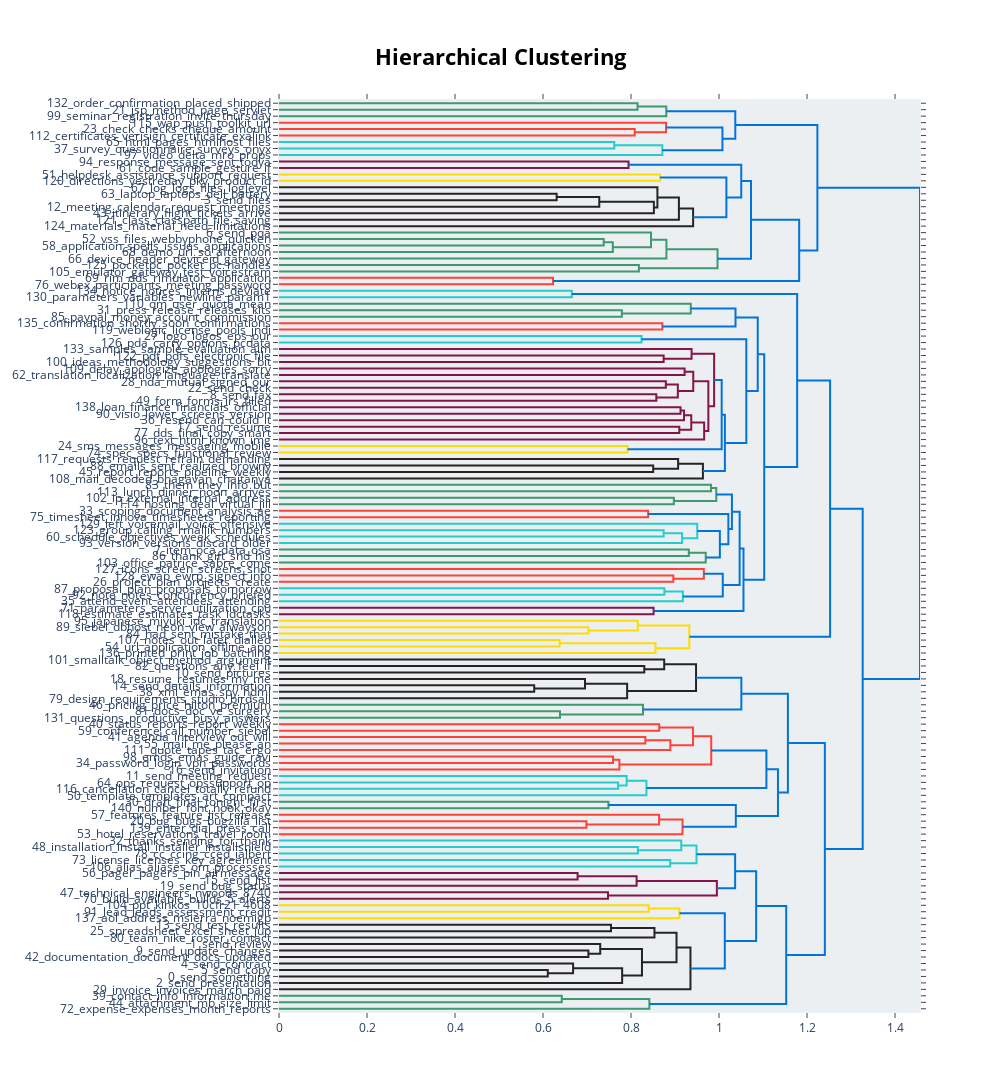

Notebook source saved alongside this figure:
### Code cell
topic_model.visualize_hierarchy(custom_labels=True)

### Figure 1 — Plotly figure (JSON) as saved in the notebook; plotly's stock layout.template omitted (floating-point values rounded to 4 significant figures; data arrays with more than 128 entries replaced by an {"elided": "..."} marker saying what was removed)
{"data": [{"hoverinfo": "text", "marker": {"color": "rgb(61,153,112)"}, "mode": "lines", "type": "scatter", "x": [0, 0.8148, 0.8148, 0], "xaxis": "x", "y": [-5, -5, -15, -15], "yaxis": "y"}, {"hoverinfo": "text", "marker": {"color": "rgb(61,153,112)"}, "mode": "lines", "type": "scatter", "x": [0.8148, 0.8802, 0.8802, 0], "xaxis": "x", "y": [-10, -10, -25, -25], "yaxis": "y"}, {"hoverinfo": "text", "marker": {"color": "rgb(255,65,54)"}, "mode": "lines", "type": "scatter", "x": [0, 0.8083, 0.8083, 0], "xaxis": "x", "y": [-45, -45, -55, -55], "yaxis": "y"}, {"hoverinfo": "text", "marker": {"color": "rgb(255,65,54)"}, "mode": "lines", "type": "scatter", "x": [0, 0.8797, 0.8797, 0.8083], "xaxis": "x", "y": [-35, -35, -50, -50], "yaxis": "y"}, {"hoverinfo": "text", "marker": {"color": "rgb(35,205,205)"}, "mode": "lines", "type": "scatter", "x": [0, 0.762, 0.762, 0], "xaxis": "x", "y": [-65, -65, -75, -75], "yaxis": "y"}, {"hoverinfo": "text", "marker": {"color": "rgb(35,205,205)"}, "mode": "lines", "type": "scatter", "x": [0.762, 0.8712, 0.8712, 0], "xaxis": "x", "y": [-70, -70, -85, -85], "yaxis": "y"}, {"hoverinfo": "text", "marker": {"color": "rgb(0,116,217)"}, "mode": "lines", "type": "scatter", "x": [0.8797, 1.008, 1.008, 0.8712], "xaxis": "x", "y": [-42.5, -42.5, -77.5, -77.5], "yaxis": "y"}, {"hoverinfo": "text", "marker": {"color": "rgb(0,116,217)"}, "mode": "lines", "type": "scatter", "x": [0.8802, 1.037, 1.037, 1.008], "xaxis": "x", "y": [-17.5, -17.5, -60, -60], "yaxis": "y"}, {"hoverinfo": "text", "marker": {"color": "rgb(133,20,75)"}, "mode": "lines", "type": "scatter", "x": [0, 0.7944, 0.7944, 0], "xaxis": "x", "y": [-95, -95, -105, -105], "yaxis": "y"}, {"hoverinfo": "text", "marker": {"color": "rgb(255,220,0)"}, "mode": "lines", "type": "scatter", "x": [0, 0.8657, 0.8657, 0], "xaxis": "x", "y": [-115, -115, -125, -125], "yaxis": "y"}, {"hoverinfo": "text", "marker": {"color": "rgb(40,35,35)"}, "mode": "lines", "type": "scatter", "x": [0, 0.631, 0.631, 0], "xaxis": "x", "y": [-145, -145, -155, -155], "yaxis": "y"}, {"hoverinfo": "text", "marker": {"color": "rgb(40,35,35)"}, "mode": "lines", "type": "scatter", "x": [0.631, 0.7279, 0.7279, 0], "xaxis": "x", "y": [-150, -150, -165, -165], "yaxis": "y"}, {"hoverinfo": "text", "marker": {"color": "rgb(40,35,35)"}, "mode": "lines", "type": "scatter", "x": [0.7279, 0.852, 0.852, 0], "xaxis": "x", "y": [-157.5, -157.5, -175, -175], "yaxis": "y"}, {"hoverinfo": "text", "marker": {"color": "rgb(40,35,35)"}, "mode": "lines", "type": "scatter", "x": [0, 0.86, 0.86, 0.852], "xaxis": "x", "y": [-135, -135, -166.2, -166.2], "yaxis": "y"}, {"hoverinfo": "text", "marker": {"color": "rgb(40,35,35)"}, "mode": "lines", "type": "scatter", "x": [0.86, 0.9088, 0.9088, 0], "xaxis": "x", "y": [-150.6, -150.6, -185, -185], "yaxis": "y"}, {"hoverinfo": "text", "marker": {"color": "rgb(40,35,35)"}, "mode": "lines", "type": "scatter", "x": [0.9088, 0.9411, 0.9411, 0], "xaxis": "x", "y": [-167.8, -167.8, -195, -195], "yaxis": "y"}, {"hoverinfo": "text", "marker": {"color": "rgb(0,116,217)"}, "mode": "lines", "type": "scatter", "x": [0.8657, 1.017, 1.017, 0.9411], "xaxis": "x", "y": [-120, -120, -181.4, -181.4], "yaxis": "y"}, {"hoverinfo": "text", "marker": {"color": "rgb(0,116,217)"}, "mode": "lines", "type": "scatter", "x": [0.7944, 1.051, 1.051, 1.017], "xaxis": "x", "y": [-100, -100, -150.7, -150.7], "yaxis": "y"}, {"hoverinfo": "text", "marker": {"color": "rgb(61,153,112)"}, "mode": "lines", "type": "scatter", "x": [0, 0.738, 0.738, 0], "xaxis": "x", "y": [-215, -215, -225, -225], "yaxis": "y"}, {"hoverinfo": "text", "marker": {"color": "rgb(61,153,112)"}, "mode": "lines", "type": "scatter", "x": [0.738, 0.7586, 0.7586, 0], "xaxis": "x", "y": [-220, -220, -235, -235], "yaxis": "y"}, {"hoverinfo": "text", "marker": {"color": "rgb(61,153,112)"}, "mode": "lines", "type": "scatter", "x": [0, 0.8455, 0.8455, 0.7586], "xaxis": "x", "y": [-205, -205, -227.5, -227.5], "yaxis": "y"}, {"hoverinfo": "text", "marker": {"color": "rgb(61,153,112)"}, "mode": "lines", "type": "scatter", "x": [0.8455, 0.8805, 0.8805, 0], "xaxis": "x", "y": [-216.2, -216.2, -245, -245], "yaxis": "y"}, {"hoverinfo": "text", "marker": {"color": "rgb(61,153,112)"}, "mode": "lines", "type": "scatter", "x": [0, 0.8179, 0.8179, 0], "xaxis": "x", "y": [-255, -255, -265, -265], "yaxis": "y"}, {"hoverinfo": "text", "marker": {"color": "rgb(61,153,112)"}, "mode": "lines", "type": "scatter", "x": [0.8805, 0.9966, 0.9966, 0.8179], "xaxis": "x", "y": [-230.6, -230.6, -260, -260], "yaxis": "y"}, {"hoverinfo": "text", "marker": {"color": "rgb(0,116,217)"}, "mode": "lines", "type": "scatter", "x": [1.051, 1.073, 1.073, 0.9966], "xaxis": "x", "y": [-125.4, -125.4, -245.3, -245.3], "yaxis": "y"}, {"hoverinfo": "text", "marker": {"color": "rgb(255,65,54)"}, "mode": "lines", "type": "scatter", "x": [0, 0.6229, 0.6229, 0], "xaxis": "x", "y": [-275, -275, -285, -285], "yaxis": "y"}, {"hoverinfo": "text", "marker": {"color": "rgb(0,116,217)"}, "mode": "lines", "type": "scatter", "x": [1.073, 1.182, 1.182, 0.6229], "xaxis": "x", "y": [-185.3, -185.3, -280, -280], "yaxis": "y"}, {"hoverinfo": "text", "marker": {"color": "rgb(0,116,217)"}, "mode": "lines", "type": "scatter", "x": [1.037, 1.224, 1.224, 1.182], "xaxis": "x", "y": [-38.75, -38.75, -232.7, -232.7], "yaxis": "y"}, {"hoverinfo": "text", "marker": {"color": "rgb(35,205,205)"}, "mode": "lines", "type": "scatter", "x": [0, 0.6655, 0.6655, 0], "xaxis": "x", "y": [-295, -295, -305, -305], "yaxis": "y"}, {"hoverinfo": "text", "marker": {"color": "rgb(61,153,112)"}, "mode": "lines", "type": "scatter", "x": [0, 0.7792, 0.7792, 0], "xaxis": "x", "y": [-325, -325, -335, -335], "yaxis": "y"}, {"hoverinfo": "text", "marker": {"color": "rgb(61,153,112)"}, "mode": "lines", "type": "scatter", "x": [0, 0.9358, 0.9358, 0.7792], "xaxis": "x", "y": [-315, -315, -330, -330], "yaxis": "y"}, {"hoverinfo": "text", "marker": {"color": "rgb(255,65,54)"}, "mode": "lines", "type": "scatter", "x": [0, 0.8713, 0.8713, 0], "xaxis": "x", "y": [-345, -345, -355, -355], "yaxis": "y"}, {"hoverinfo": "text", "marker": {"color": "rgb(0,116,217)"}, "mode": "lines", "type": "scatter", "x": [0.9358, 1.037, 1.037, 0.8713], "xaxis": "x", "y": [-322.5, -322.5, -350, -350], "yaxis": "y"}, {"hoverinfo": "text", "marker": {"color": "rgb(35,205,205)"}, "mode": "lines", "type": "scatter", "x": [0, 0.8239, 0.8239, 0], "xaxis": "x", "y": [-365, -365, -375, -375], "yaxis": "y"}, {"hoverinfo": "text", "marker": {"color": "rgb(133,20,75)"}, "mode": "lines", "type": "scatter", "x": [0, 0.8742, 0.8742, 0], "xaxis": "x", "y": [-395, -395, -405, -405], "yaxis": "y"}, {"hoverinfo": "text", "marker": {"color": "rgb(133,20,75)"}, "mode": "lines", "type": "scatter", "x": [0, 0.9376, 0.9376, 0.8742], "xaxis": "x", "y": [-385, -385, -400, -400], "yaxis": "y"}, {"hoverinfo": "text", "marker": {"color": "rgb(133,20,75)"}, "mode": "lines", "type": "scatter", "x": [0, 0.9218, 0.9218, 0], "xaxis": "x", "y": [-415, -415, -425, -425], "yaxis": "y"}, {"hoverinfo": "text", "marker": {"color": "rgb(133,20,75)"}, "mode": "lines", "type": "scatter", "x": [0, 0.8791, 0.8791, 0], "xaxis": "x", "y": [-435, -435, -445, -445], "yaxis": "y"}, {"hoverinfo": "text", "marker": {"color": "rgb(133,20,75)"}, "mode": "lines", "type": "scatter", "x": [0, 0.8576, 0.8576, 0], "xaxis": "x", "y": [-455, -455, -465, -465], "yaxis": "y"}, {"hoverinfo": "text", "marker": {"color": "rgb(133,20,75)"}, "mode": "lines", "type": "scatter", "x": [0.8791, 0.9064, 0.9064, 0.8576], "xaxis": "x", "y": [-440, -440, -460, -460], "yaxis": "y"}, {"hoverinfo": "text", "marker": {"color": "rgb(133,20,75)"}, "mode": "lines", "type": "scatter", "x": [0.9218, 0.9414, 0.9414, 0.9064], "xaxis": "x", "y": [-420, -420, -450, -450], "yaxis": "y"}, {"hoverinfo": "text", "marker": {"color": "rgb(133,20,75)"}, "mode": "lines", "type": "scatter", "x": [0, 0.9125, 0.9125, 0], "xaxis": "x", "y": [-475, -475, -485, -485], "yaxis": "y"}, {"hoverinfo": "text", "marker": {"color": "rgb(133,20,75)"}, "mode": "lines", "type": "scatter", "x": [0.9125, 0.9204, 0.9204, 0], "xaxis": "x", "y": [-480, -480, -495, -495], "yaxis": "y"}, {"hoverinfo": "text", "marker": {"color": "rgb(133,20,75)"}, "mode": "lines", "type": "scatter", "x": [0, 0.9098, 0.9098, 0], "xaxis": "x", "y": [-505, -505, -515, -515], "yaxis": "y"}, {"hoverinfo": "text", "marker": {"color": "rgb(133,20,75)"}, "mode": "lines", "type": "scatter", "x": [0.9204, 0.9369, 0.9369, 0.9098], "xaxis": "x", "y": [-487.5, -487.5, -510, -510], "yaxis": "y"}, {"hoverinfo": "text", "marker": {"color": "rgb(133,20,75)"}, "mode": "lines", "type": "scatter", "x": [0.9369, 0.9662, 0.9662, 0], "xaxis": "x", "y": [-498.8, -498.8, -525, -525], "yaxis": "y"}, {"hoverinfo": "text", "marker": {"color": "rgb(133,20,75)"}, "mode": "lines", "type": "scatter", "x": [0.9414, 0.9758, 0.9758, 0.9662], "xaxis": "x", "y": [-435, -435, -511.9, -511.9], "yaxis": "y"}, {"hoverinfo": "text", "marker": {"color": "rgb(133,20,75)"}, "mode": "lines", "type": "scatter", "x": [0.9376, 0.9889, 0.9889, 0.9758], "xaxis": "x", "y": [-392.5, -392.5, -473.4, -473.4], "yaxis": "y"}, {"hoverinfo": "text", "marker": {"color": "rgb(255,220,0)"}, "mode": "lines", "type": "scatter", "x": [0, 0.792, 0.792, 0], "xaxis": "x", "y": [-535, -535, -545, -545], "yaxis": "y"}, {"hoverinfo": "text", "marker": {"color": "rgb(0,116,217)"}, "mode": "lines", "type": "scatter", "x": [0.9889, 1.006, 1.006, 0.792], "xaxis": "x", "y": [-433.0, -433.0, -540, -540], "yaxis": "y"}, {"hoverinfo": "text", "marker": {"color": "rgb(40,35,35)"}, "mode": "lines", "type": "scatter", "x": [0, 0.8504, 0.8504, 0], "xaxis": "x", "y": [-565, -565, -575, -575], "yaxis": "y"}, {"hoverinfo": "text", "marker": {"color": "rgb(40,35,35)"}, "mode": "lines", "type": "scatter", "x": [0, 0.907, 0.907, 0.8504], "xaxis": "x", "y": [-555, -555, -570, -570], "yaxis": "y"}, {"hoverinfo": "text", "marker": {"color": "rgb(40,35,35)"}, "mode": "lines", "type": "scatter", "x": [0.907, 0.9634, 0.9634, 0], "xaxis": "x", "y": [-562.5, -562.5, -585, -585], "yaxis": "y"}, {"hoverinfo": "text", "marker": {"color": "rgb(0,116,217)"}, "mode": "lines", "type": "scatter", "x": [1.006, 1.013, 1.013, 0.9634], "xaxis": "x", "y": [-486.5, -486.5, -573.8, -573.8], "yaxis": "y"}, {"hoverinfo": "text", "marker": {"color": "rgb(0,116,217)"}, "mode": "lines", "type": "scatter", "x": [0.8239, 1.062, 1.062, 1.013], "xaxis": "x", "y": [-370, -370, -530.1, -530.1], "yaxis": "y"}, {"hoverinfo": "text", "marker": {"color": "rgb(0,116,217)"}, "mode": "lines", "type": "scatter", "x": [1.037, 1.088, 1.088, 1.062], "xaxis": "x", "y": [-336.2, -336.2, -450.1, -450.1], "yaxis": "y"}, {"hoverinfo": "text", "marker": {"color": "rgb(61,153,112)"}, "mode": "lines", "type": "scatter", "x": [0, 0.9818, 0.9818, 0], "xaxis": "x", "y": [-595, -595, -605, -605], "yaxis": "y"}, {"hoverinfo": "text", "marker": {"color": "rgb(61,153,112)"}, "mode": "lines", "type": "scatter", "x": [0, 0.8974, 0.8974, 0], "xaxis": "x", "y": [-615, -615, -625, -625], "yaxis": "y"}, {"hoverinfo": "text", "marker": {"color": "rgb(61,153,112)"}, "mode": "lines", "type": "scatter", "x": [0.9818, 0.9938, 0.9938, 0.8974], "xaxis": "x", "y": [-600, -600, -620, -620], "yaxis": "y"}, {"hoverinfo": "text", "marker": {"color": "rgb(255,65,54)"}, "mode": "lines", "type": "scatter", "x": [0, 0.8389, 0.8389, 0], "xaxis": "x", "y": [-635, -635, -645, -645], "yaxis": "y"}, {"hoverinfo": "text", "marker": {"color": "rgb(35,205,205)"}, "mode": "lines", "type": "scatter", "x": [0, 0.8742, 0.8742, 0], "xaxis": "x", "y": [-665, -665, -675, -675], "yaxis": "y"}, {"hoverinfo": "text", "marker": {"color": "rgb(35,205,205)"}, "mode": "lines", "type": "scatter", "x": [0.8742, 0.9161, 0.9161, 0], "xaxis": "x", "y": [-670, -670, -685, -685], "yaxis": "y"}, {"hoverinfo": "text", "marker": {"color": "rgb(35,205,205)"}, "mode": "lines", "type": "scatter", "x": [0, 0.9505, 0.9505, 0.9161], "xaxis": "x", "y": [-655, -655, -677.5, -677.5], "yaxis": "y"}, {"hoverinfo": "text", "marker": {"color": "rgb(61,153,112)"}, "mode": "lines", "type": "scatter", "x": [0, 0.9314, 0.9314, 0], "xaxis": "x", "y": [-695, -695, -705, -705], "yaxis": "y"}, {"hoverinfo": "text", "marker": {"color": "rgb(61,153,112)"}, "mode": "lines", "type": "scatter", "x": [0.9314, 0.9698, 0.9698, 0], "xaxis": "x", "y": [-700, -700, -715, -715], "yaxis": "y"}, {"hoverinfo": "text", "marker": {"color": "rgb(0,116,217)"}, "mode": "lines", "type": "scatter", "x": [0.9505, 1.002, 1.002, 0.9698], "xaxis": "x", "y": [-666.2, -666.2, -707.5, -707.5], "yaxis": "y"}, {"hoverinfo": "text", "marker": {"color": "rgb(0,116,217)"}, "mode": "lines", "type": "scatter", "x": [0.8389, 1.021, 1.021, 1.002], "xaxis": "x", "y": [-640, -640, -686.9, -686.9], "yaxis": "y"}, {"hoverinfo": "text", "marker": {"color": "rgb(0,116,217)"}, "mode": "lines", "type": "scatter", "x": [0.9938, 1.029, 1.029, 1.021], "xaxis": "x", "y": [-610, -610, -663.4, -663.4], "yaxis": "y"}, {"hoverinfo": "text", "marker": {"color": "rgb(255,65,54)"}, "mode": "lines", "type": "scatter", "x": [0, 0.8962, 0.8962, 0], "xaxis": "x", "y": [-735, -735, -745, -745], "yaxis": "y"}, {"hoverinfo": "text", "marker": {"color": "rgb(255,65,54)"}, "mode": "lines", "type": "scatter", "x": [0, 0.9655, 0.9655, 0.8962], "xaxis": "x", "y": [-725, -725, -740, -740], "yaxis": "y"}, {"hoverinfo": "text", "marker": {"color": "rgb(35,205,205)"}, "mode": "lines", "type": "scatter", "x": [0, 0.8758, 0.8758, 0], "xaxis": "x", "y": [-755, -755, -765, -765], "yaxis": "y"}, {"hoverinfo": "text", "marker": {"color": "rgb(35,205,205)"}, "mode": "lines", "type": "scatter", "x": [0.8758, 0.9178, 0.9178, 0], "xaxis": "x", "y": [-760, -760, -775, -775], "yaxis": "y"}, {"hoverinfo": "text", "marker": {"color": "rgb(0,116,217)"}, "mode": "lines", "type": "scatter", "x": [0.9655, 1.009, 1.009, 0.9178], "xaxis": "x", "y": [-732.5, -732.5, -767.5, -767.5], "yaxis": "y"}, {"hoverinfo": "text", "marker": {"color": "rgb(0,116,217)"}, "mode": "lines", "type": "scatter", "x": [1.029, 1.047, 1.047, 1.009], "xaxis": "x", "y": [-636.7, -636.7, -750, -750], "yaxis": "y"}, {"hoverinfo": "text", "marker": {"color": "rgb(133,20,75)"}, "mode": "lines", "type": "scatter", "x": [0, 0.8513, 0.8513, 0], "xaxis": "x", "y": [-785, -785, -795, -795], "yaxis": "y"}, {"hoverinfo": "text", "marker": {"color": "rgb(0,116,217)"}, "mode": "lines", "type": "scatter", "x": [1.047, 1.056, 1.056, 0.8513], "xaxis": "x", "y": [-693.4, -693.4, -790, -790], "yaxis": "y"}, {"hoverinfo": "text", "marker": {"color": "rgb(0,116,217)"}, "mode": "lines", "type": "scatter", "x": [1.088, 1.103, 1.103, 1.056], "xaxis": "x", "y": [-393.2, -393.2, -741.7, -741.7], "yaxis": "y"}, {"hoverinfo": "text", "marker": {"color": "rgb(0,116,217)"}, "mode": "lines", "type": "scatter", "x": [0.6655, 1.178, 1.178, 1.103], "xaxis": "x", "y": [-300, -300, -567.4, -567.4], "yaxis": "y"}, {"hoverinfo": "text", "marker": {"color": "rgb(255,220,0)"}, "mode": "lines", "type": "scatter", "x": [0, 0.7035, 0.7035, 0], "xaxis": "x", "y": [-815, -815, -825, -825], "yaxis": "y"}, {"hoverinfo": "text", "marker": {"color": "rgb(255,220,0)"}, "mode": "lines", "type": "scatter", "x": [0, 0.8153, 0.8153, 0.7035], "xaxis": "x", "y": [-805, -805, -820, -820], "yaxis": "y"}, {"hoverinfo": "text", "marker": {"color": "rgb(255,220,0)"}, "mode": "lines", "type": "scatter", "x": [0, 0.6377, 0.6377, 0], "xaxis": "x", "y": [-835, -835, -845, -845], "yaxis": "y"}, {"hoverinfo": "text", "marker": {"color": "rgb(255,220,0)"}, "mode": "lines", "type": "scatter", "x": [0.6377, 0.8556, 0.8556, 0], "xaxis": "x", "y": [-840, -840, -855, -855], "yaxis": "y"}, {"hoverinfo": "text", "marker": {"color": "rgb(255,220,0)"}, "mode": "lines", "type": "scatter", "x": [0.8153, 0.9326, 0.9326, 0.8556], "xaxis": "x", "y": [-812.5, -812.5, -847.5, -847.5], "yaxis": "y"}, {"hoverinfo": "text", "marker": {"color": "rgb(0,116,217)"}, "mode": "lines", "type": "scatter", "x": [1.178, 1.252, 1.252, 0.9326], "xaxis": "x", "y": [-433.7, -433.7, -830, -830], "yaxis": "y"}, {"hoverinfo": "text", "marker": {"color": "rgb(40,35,35)"}, "mode": "lines", "type": "scatter", "x": [0, 0.8302, 0.8302, 0], "xaxis": "x", "y": [-875, -875, -885, -885], "yaxis": "y"}, {"hoverinfo": "text", "marker": {"color": "rgb(40,35,35)"}, "mode": "lines", "type": "scatter", "x": [0, 0.8754, 0.8754, 0.8302], "xaxis": "x", "y": [-865, -865, -880, -880], "yaxis": "y"}, {"hoverinfo": "text", "marker": {"color": "rgb(40,35,35)"}, "mode": "lines", "type": "scatter", "x": [0, 0.58, 0.58, 0], "xaxis": "x", "y": [-905, -905, -915, -915], "yaxis": "y"}, {"hoverinfo": "text", "marker": {"color": "rgb(40,35,35)"}, "mode": "lines", "type": "scatter", "x": [0, 0.6955, 0.6955, 0.58], "xaxis": "x", "y": [-895, -895, -910, -910], "yaxis": "y"}, {"hoverinfo": "text", "marker": {"color": "rgb(40,35,35)"}, "mode": "lines", "type": "scatter", "x": [0.6955, 0.7912, 0.7912, 0], "xaxis": "x", "y": [-902.5, -902.5, -925, -925], "yaxis": "y"}, {"hoverinfo": "text", "marker": {"color": "rgb(40,35,35)"}, "mode": "lines", "type": "scatter", "x": [0.8754, 0.9478, 0.9478, 0.7912], "xaxis": "x", "y": [-872.5, -872.5, -913.8, -913.8], "yaxis": "y"}, {"hoverinfo": "text", "marker": {"color": "rgb(61,153,112)"}, "mode": "lines", "type": "scatter", "x": [0, 0.6386, 0.6386, 0], "xaxis": "x", "y": [-945, -945, -955, -955], "yaxis": "y"}, {"hoverinfo": "text", "marker": {"color": "rgb(61,153,112)"}, "mode": "lines", "type": "scatter", "x": [0, 0.8273, 0.8273, 0.6386], "xaxis": "x", "y": [-935, -935, -950, -950], "yaxis": "y"}, {"hoverinfo": "text", "marker": {"color": "rgb(0,116,217)"}, "mode": "lines", "type": "scatter", "x": [0.9478, 1.051, 1.051, 0.8273], "xaxis": "x", "y": [-893.1, -893.1, -942.5, -942.5], "yaxis": "y"}, {"hoverinfo": "text", "marker": {"color": "rgb(255,65,54)"}, "mode": "lines", "type": "scatter", "x": [0, 0.8641, 0.8641, 0], "xaxis": "x", "y": [-965, -965, -975, -975], "yaxis": "y"}, {"hoverinfo": "text", "marker": {"color": "rgb(255,65,54)"}, "mode": "lines", "type": "scatter", "x": [0, 0.8326, 0.8326, 0], "xaxis": "x", "y": [-985, -985, -995, -995], "yaxis": "y"}, {"hoverinfo": "text", "marker": {"color": "rgb(255,65,54)"}, "mode": "lines", "type": "scatter", "x": [0.8326, 0.8894, 0.8894, 0], "xaxis": "x", "y": [-990, -990, -1005, -1005], "yaxis": "y"}, {"hoverinfo": "text", "marker": {"color": "rgb(255,65,54)"}, "mode": "lines", "type": "scatter", "x": [0.8641, 0.941, 0.941, 0.8894], "xaxis": "x", "y": [-970, -970, -997.5, -997.5], "yaxis": "y"}, {"hoverinfo": "text", "marker": {"color": "rgb(255,65,54)"}, "mode": "lines", "type": "scatter", "x": [0, 0.7592, 0.7592, 0], "xaxis": "x", "y": [-1015, -1015, -1025, -1025], "yaxis": "y"}, {"hoverinfo": "text", "marker": {"color": "rgb(255,65,54)"}, "mode": "lines", "type": "scatter", "x": [0.7592, 0.7736, 0.7736, 0], "xaxis": "x", "y": [-1020, -1020, -1035, -1035], "yaxis": "y"}, {"hoverinfo": "text", "marker": {"color": "rgb(255,65,54)"}, "mode": "lines", "type": "scatter", "x": [0.941, 0.9823, 0.9823, 0.7736], "xaxis": "x", "y": [-983.8, -983.8, -1028.0, -1028.0], "yaxis": "y"}, {"hoverinfo": "text", "marker": {"color": "rgb(35,205,205)"}, "mode": "lines", "type": "scatter", "x": [0, 0.7706, 0.7706, 0], "xaxis": "x", "y": [-1055, -1055, -1065, -1065], "yaxis": "y"}, {"hoverinfo": "text", "marker": {"color": "rgb(35,205,205)"}, "mode": "lines", "type": "scatter", "x": [0, 0.7901, 0.7901, 0.7706], "xaxis": "x", "y": [-1045, -1045, -1060, -1060], "yaxis": "y"}, {"hoverinfo": "text", "marker": {"color": "rgb(35,205,205)"}, "mode": "lines", "type": "scatter", "x": [0.7901, 0.8351, 0.8351, 0], "xaxis": "x", "y": [-1052.0, -1052.0, -1075, -1075], "yaxis": "y"}, {"hoverinfo": "text", "marker": {"color": "rgb(0,116,217)"}, "mode": "lines", "type": "scatter", "x": [0.9823, 1.108, 1.108, 0.8351], "xaxis": "x", "y": [-1006.0, -1006.0, -1064.0, -1064.0], "yaxis": "y"}, {"hoverinfo": "text", "marker": {"color": "rgb(61,153,112)"}, "mode": "lines", "type": "scatter", "x": [0, 0.7487, 0.7487, 0], "xaxis": "x", "y": [-1085, -1085, -1095, -1095], "yaxis": "y"}, {"hoverinfo": "text", "marker": {"color": "rgb(255,65,54)"}, "mode": "lines", "type": "scatter", "x": [0, 0.6987, 0.6987, 0], "xaxis": "x", "y": [-1115, -1115, -1125, -1125], "yaxis": "y"}, {"hoverinfo": "text", "marker": {"color": "rgb(255,65,54)"}, "mode": "lines", "type": "scatter", "x": [0, 0.8638, 0.8638, 0.6987], "xaxis": "x", "y": [-1105, -1105, -1120, -1120], "yaxis": "y"}, {"hoverinfo": "text", "marker": {"color": "rgb(255,65,54)"}, "mode": "lines", "type": "scatter", "x": [0.8638, 0.9171, 0.9171, 0], "xaxis": "x", "y": [-1112.0, -1112.0, -1135, -1135], "yaxis": "y"}, {"hoverinfo": "text", "marker": {"color": "rgb(0,116,217)"}, "mode": "lines", "type": "scatter", "x": [0.7487, 1.038, 1.038, 0.9171], "xaxis": "x", "y": [-1090, -1090, -1124.0, -1124.0], "yaxis": "y"}, {"hoverinfo": "text", "marker": {"color": "rgb(0,116,217)"}, "mode": "lines", "type": "scatter", "x": [1.108, 1.134, 1.134, 1.038], "xaxis": "x", "y": [-1035.0, -1035.0, -1107.0, -1107.0], "yaxis": "y"}, {"hoverinfo": "text", "marker": {"color": "rgb(0,116,217)"}, "mode": "lines", "type": "scatter", "x": [1.051, 1.157, 1.157, 1.134], "xaxis": "x", "y": [-917.8, -917.8, -1071.0, -1071.0], "yaxis": "y"}, {"hoverinfo": "text", "marker": {"color": "rgb(35,205,205)"}, "mode": "lines", "type": "scatter", "x": [0, 0.8156, 0.8156, 0], "xaxis": "x", "y": [-1155, -1155, -1165, -1165], "yaxis": "y"}, {"hoverinfo": "text", "marker": {"color": "rgb(35,205,205)"}, "mode": "lines", "type": "scatter", "x": [0, 0.9141, 0.9141, 0.8156], "xaxis": "x", "y": [-1145, -1145, -1160, -1160], "yaxis": "y"}, {"hoverinfo": "text", "marker": {"color": "rgb(35,205,205)"}, "mode": "lines", "type": "scatter", "x": [0, 0.8891, 0.8891, 0], "xaxis": "x", "y": [-1175, -1175, -1185, -1185], "yaxis": "y"}, {"hoverinfo": "text", "marker": {"color": "rgb(35,205,205)"}, "mode": "lines", "type": "scatter", "x": [0.9141, 0.9489, 0.9489, 0.8891], "xaxis": "x", "y": [-1152.0, -1152.0, -1180, -1180], "yaxis": "y"}, {"hoverinfo": "text", "marker": {"color": "rgb(133,20,75)"}, "mode": "lines", "type": "scatter", "x": [0, 0.6786, 0.6786, 0], "xaxis": "x", "y": [-1195, -1195, -1205, -1205], "yaxis": "y"}, {"hoverinfo": "text", "marker": {"color": "rgb(133,20,75)"}, "mode": "lines", "type": "scatter", "x": [0.6786, 0.8128, 0.8128, 0], "xaxis": "x", "y": [-1200, -1200, -1215, -1215], "yaxis": "y"}, {"hoverinfo": "text", "marker": {"color": "rgb(133,20,75)"}, "mode": "lines", "type": "scatter", "x": [0, 0.7478, 0.7478, 0], "xaxis": "x", "y": [-1225, -1225, -1235, -1235], "yaxis": "y"}, {"hoverinfo": "text", "marker": {"color": "rgb(133,20,75)"}, "mode": "lines", "type": "scatter", "x": [0.8128, 0.9951, 0.9951, 0.7478], "xaxis": "x", "y": [-1208.0, -1208.0, -1230, -1230], "yaxis": "y"}, {"hoverinfo": "text", "marker": {"color": "rgb(0,116,217)"}, "mode": "lines", "type": "scatter", "x": [0.9489, 1.037, 1.037, 0.9951], "xaxis": "x", "y": [-1166.0, -1166.0, -1219.0, -1219.0], "yaxis": "y"}, {"hoverinfo": "text", "marker": {"color": "rgb(255,220,0)"}, "mode": "lines", "type": "scatter", "x": [0, 0.8401, 0.8401, 0], "xaxis": "x", "y": [-1245, -1245, -1255, -1255], "yaxis": "y"}, {"hoverinfo": "text", "marker": {"color": "rgb(255,220,0)"}, "mode": "lines", "type": "scatter", "x": [0.8401, 0.9101, 0.9101, 0], "xaxis": "x", "y": [-1250, -1250, -1265, -1265], "yaxis": "y"}, {"hoverinfo": "text", "marker": {"color": "rgb(40,35,35)"}, "mode": "lines", "type": "scatter", "x": [0, 0.7545, 0.7545, 0], "xaxis": "x", "y": [-1275, -1275, -1285, -1285], "yaxis": "y"}, {"hoverinfo": "text", "marker": {"color": "rgb(40,35,35)"}, "mode": "lines", "type": "scatter", "x": [0.7545, 0.8533, 0.8533, 0], "xaxis": "x", "y": [-1280, -1280, -1295, -1295], "yaxis": "y"}, {"hoverinfo": "text", "marker": {"color": "rgb(40,35,35)"}, "mode": "lines", "type": "scatter", "x": [0, 0.7032, 0.7032, 0], "xaxis": "x", "y": [-1315, -1315, -1325, -1325], "yaxis": "y"}, {"hoverinfo": "text", "marker": {"color": "rgb(40,35,35)"}, "mode": "lines", "type": "scatter", "x": [0, 0.73, 0.73, 0.7032], "xaxis": "x", "y": [-1305, -1305, -1320, -1320], "yaxis": "y"}, {"hoverinfo": "text", "marker": {"color": "rgb(40,35,35)"}, "mode": "lines", "type": "scatter", "x": [0, 0.6109, 0.6109, 0], "xaxis": "x", "y": [-1345, -1345, -1355, -1355], "yaxis": "y"}, {"hoverinfo": "text", "marker": {"color": "rgb(40,35,35)"}, "mode": "lines", "type": "scatter", "x": [0, 0.6684, 0.6684, 0.6109], "xaxis": "x", "y": [-1335, -1335, -1350, -1350], "yaxis": "y"}, {"hoverinfo": "text", "marker": {"color": "rgb(40,35,35)"}, "mode": "lines", "type": "scatter", "x": [0.6684, 0.7799, 0.7799, 0], "xaxis": "x", "y": [-1342.0, -1342.0, -1365, -1365], "yaxis": "y"}, {"hoverinfo": "text", "marker": {"color": "rgb(40,35,35)"}, "mode": "lines", "type": "scatter", "x": [0.73, 0.8249, 0.8249, 0.7799], "xaxis": "x", "y": [-1312.0, -1312.0, -1354.0, -1354.0], "yaxis": "y"}, {"hoverinfo": "text", "marker": {"color": "rgb(40,35,35)"}, "mode": "lines", "type": "scatter", "x": [0.8533, 0.9034, 0.9034, 0.8249], "xaxis": "x", "y": [-1288.0, -1288.0, -1333.0, -1333.0], "yaxis": "y"}, {"hoverinfo": "text", "marker": {"color": "rgb(40,35,35)"}, "mode": "lines", "type": "scatter", "x": [0.9034, 0.9351, 0.9351, 0], "xaxis": "x", "y": [-1310.0, -1310.0, -1375, -1375], "yaxis": "y"}, {"hoverinfo": "text", "marker": {"color": "rgb(0,116,217)"}, "mode": "lines", "type": "scatter", "x": [0.9101, 1.013, 1.013, 0.9351], "xaxis": "x", "y": [-1258.0, -1258.0, -1343.0, -1343.0], "yaxis": "y"}, {"hoverinfo": "text", "marker": {"color": "rgb(0,116,217)"}, "mode": "lines", "type": "scatter", "x": [1.037, 1.084, 1.084, 1.013], "xaxis": "x", "y": [-1192.0, -1192.0, -1300.0, -1300.0], "yaxis": "y"}, {"hoverinfo": "text", "marker": {"color": "rgb(61,153,112)"}, "mode": "lines", "type": "scatter", "x": [0, 0.6427, 0.6427, 0], "xaxis": "x", "y": [-1385, -1385, -1395, -1395], "yaxis": "y"}, {"hoverinfo": "text", "marker": {"color": "rgb(61,153,112)"}, "mode": "lines", "type": "scatter", "x": [0.6427, 0.8417, 0.8417, 0], "xaxis": "x", "y": [-1390, -1390, -1405, -1405], "yaxis": "y"}, {"hoverinfo": "text", "marker": {"color": "rgb(0,116,217)"}, "mode": "lines", "type": "scatter", "x": [1.084, 1.153, 1.153, 0.8417], "xaxis": "x", "y": [-1246.0, -1246.0, -1398.0, -1398.0], "yaxis": "y"}, {"hoverinfo": "text", "marker": {"color": "rgb(0,116,217)"}, "mode": "lines", "type": "scatter", "x": [1.157, 1.24, 1.24, 1.153], "xaxis": "x", "y": [-994.3, -994.3, -1322.0, -1322.0], "yaxis": "y"}, {"hoverinfo": "text", "marker": {"color": "rgb(0,116,217)"}, "mode": "lines", "type": "scatter", "x": [1.252, 1.326, 1.326, 1.24], "xaxis": "x", "y": [-631.9, -631.9, -1158.0, -1158.0], "yaxis": "y"}, {"hoverinfo": "text", "marker": {"color": "rgb(0,116,217)"}, "mode": "lines", "type": "scatter", "x": [1.224, 1.457, 1.457, 1.326], "xaxis": "x", "y": [-135.7, -135.7, -895.0, -895.0], "yaxis": "y"}], "layout": {"autosize": false, "height": 2315, "hoverlabel": {"bgcolor": "white", "font": {"family": "Rockwell", "size": 16}}, "hovermode": "closest", "plot_bgcolor": "#ECEFF1", "showlegend": false, "title": {"font": {"color": "Black", "size": 22}, "text": "<b>Hierarchical Clustering</b>", "x": 0.5, "xanchor": "center", "yanchor": "top"}, "width": 1000, "xaxis": {"mirror": "allticks", "rangemode": "tozero", "showgrid": false, "showline": true, "showticklabels": true, "ticks": "outside", "type": "linear", "zeroline": false}, "yaxis": {"mirror": "allticks", "range": [-1410, 0], "rangemode": "tozero", "showgrid": false, "showline": true, "showticklabels": true, "tickmode": "array", "ticks": "outside", "ticktext": {"elided": "141 str values"}, "tickvals": {"elided": "141 int values"}, "type": "linear", "zeroline": false}}}
